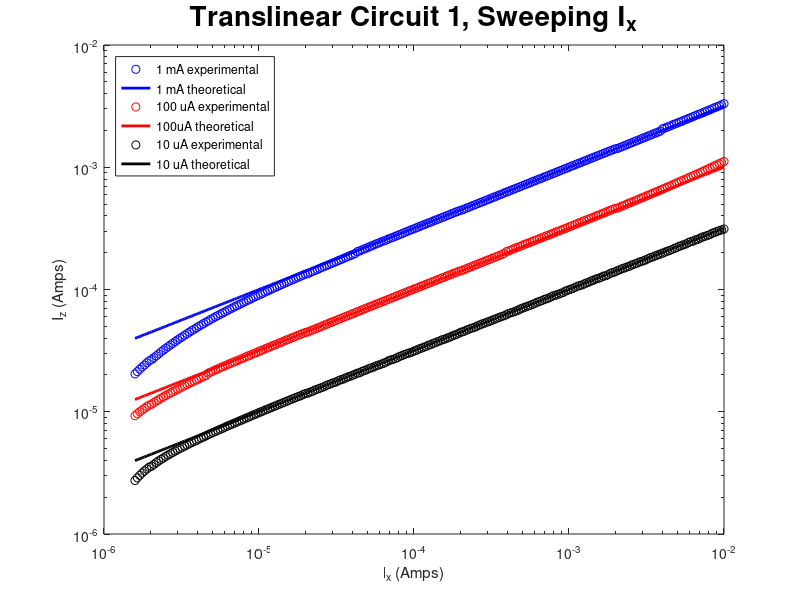

MATLAB code to generate this figure:
clf
%experimental
load exp2_sweepx_390OHM
loglog(I_x_src, I_z_meas,'bo')
hold on
I_z_exp = sqrt(1e-3 * I_x_src);
loglog(I_x_src, I_z_exp, 'b-','linewidth',2)

hold on

clear all
load exp2_sweepx_3pt9kOHM
loglog(I_x_src, I_z_meas,'ro')
I_z_exp = sqrt(1e-4 * I_x_src);
loglog(I_x_src, I_z_exp, 'r-','linewidth',2)

clear all
load exp2_sweepx_39kOHM
loglog(I_x_src, I_z_meas, 'ko')
I_z_exp = sqrt(1e-5 * I_x_src);
loglog(I_x_src, I_z_exp, 'k-','linewidth',2)

legend('1 mA experimental','1 mA theoretical','100 uA experimental','100uA theoretical','10 uA experimental','10 uA theoretical', 'location','northwest')
xlabel 'I_x (Amps)'
ylabel 'I_z (Amps)'
title('Translinear Circuit 1, Sweeping I_x', 'fontsize',20)
saveas(gcf, 'exp2_sweepx.png')